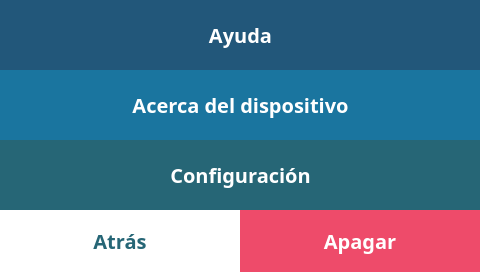
<?xml version="1.0" encoding="UTF-8"?>
<ui version="4.0">
 <class>MainWindow</class>
 <widget class="QMainWindow" name="MainWindow">
  <property name="geometry">
   <rect>
    <x>0</x>
    <y>0</y>
    <width>480</width>
    <height>272</height>
   </rect>
  </property>
  <property name="windowTitle">
   <string>MainWindow</string>
  </property>
  <property name="styleSheet">
   <string notr="true">background-color: white;
font-family: Poppins;
font-size:20px;
font-weight: 500;</string>
  </property>
  <widget class="QWidget" name="centralwidget">
   <property name="styleSheet">
    <string notr="true">QPushButton {
	height: 50px;
	border: none;
}</string>
   </property>
   <widget class="QPushButton" name="helpBtn">
    <property name="geometry">
     <rect>
      <x>0</x>
      <y>0</y>
      <width>481</width>
      <height>70</height>
     </rect>
    </property>
    <property name="styleSheet">
     <string notr="true">QPushButton {
	background-color: #22577a;
	color: white;
}</string>
    </property>
    <property name="text">
     <string>Ayuda</string>
    </property>
    <property name="iconSize">
     <size>
      <width>50</width>
      <height>50</height>
     </size>
    </property>
   </widget>
   <widget class="QPushButton" name="aboutBtn">
    <property name="geometry">
     <rect>
      <x>0</x>
      <y>70</y>
      <width>481</width>
      <height>70</height>
     </rect>
    </property>
    <property name="styleSheet">
     <string notr="true">QPushButton {
	background-color: #1a759f;
	color: white;
}</string>
    </property>
    <property name="text">
     <string>Acerca del dispositivo</string>
    </property>
    <property name="iconSize">
     <size>
      <width>50</width>
      <height>50</height>
     </size>
    </property>
   </widget>
   <widget class="QPushButton" name="backBtn">
    <property name="geometry">
     <rect>
      <x>0</x>
      <y>210</y>
      <width>240</width>
      <height>62</height>
     </rect>
    </property>
    <property name="styleSheet">
     <string notr="true">QPushButton {
	background-color: white;
	color: #266676;
}</string>
    </property>
    <property name="text">
     <string>Atrás</string>
    </property>
    <property name="iconSize">
     <size>
      <width>50</width>
      <height>50</height>
     </size>
    </property>
   </widget>
   <widget class="QPushButton" name="settingsBtn">
    <property name="geometry">
     <rect>
      <x>0</x>
      <y>140</y>
      <width>481</width>
      <height>70</height>
     </rect>
    </property>
    <property name="styleSheet">
     <string notr="true">QPushButton {
	background-color: #266676;
	color: white;
}</string>
    </property>
    <property name="text">
     <string>Configuración</string>
    </property>
    <property name="iconSize">
     <size>
      <width>50</width>
      <height>50</height>
     </size>
    </property>
   </widget>
   <widget class="QPushButton" name="powerBtn">
    <property name="geometry">
     <rect>
      <x>240</x>
      <y>210</y>
      <width>240</width>
      <height>62</height>
     </rect>
    </property>
    <property name="styleSheet">
     <string notr="true">QPushButton {
	background-color: #ee4b6a;
	color: white;
}</string>
    </property>
    <property name="text">
     <string>Apagar</string>
    </property>
    <property name="iconSize">
     <size>
      <width>50</width>
      <height>50</height>
     </size>
    </property>
   </widget>
  </widget>
 </widget>
 <resources/>
 <connections/>
</ui>
